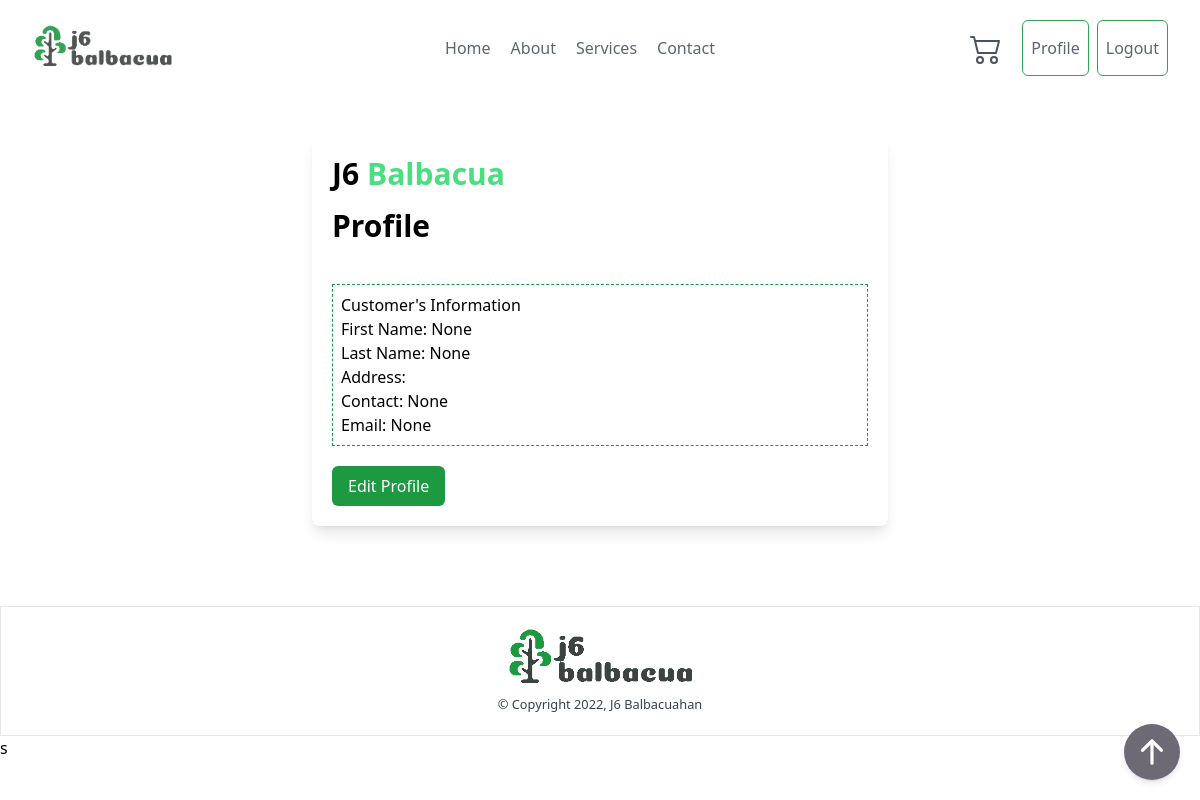
The page /profile/ (signed in) on the database as committed earlier.
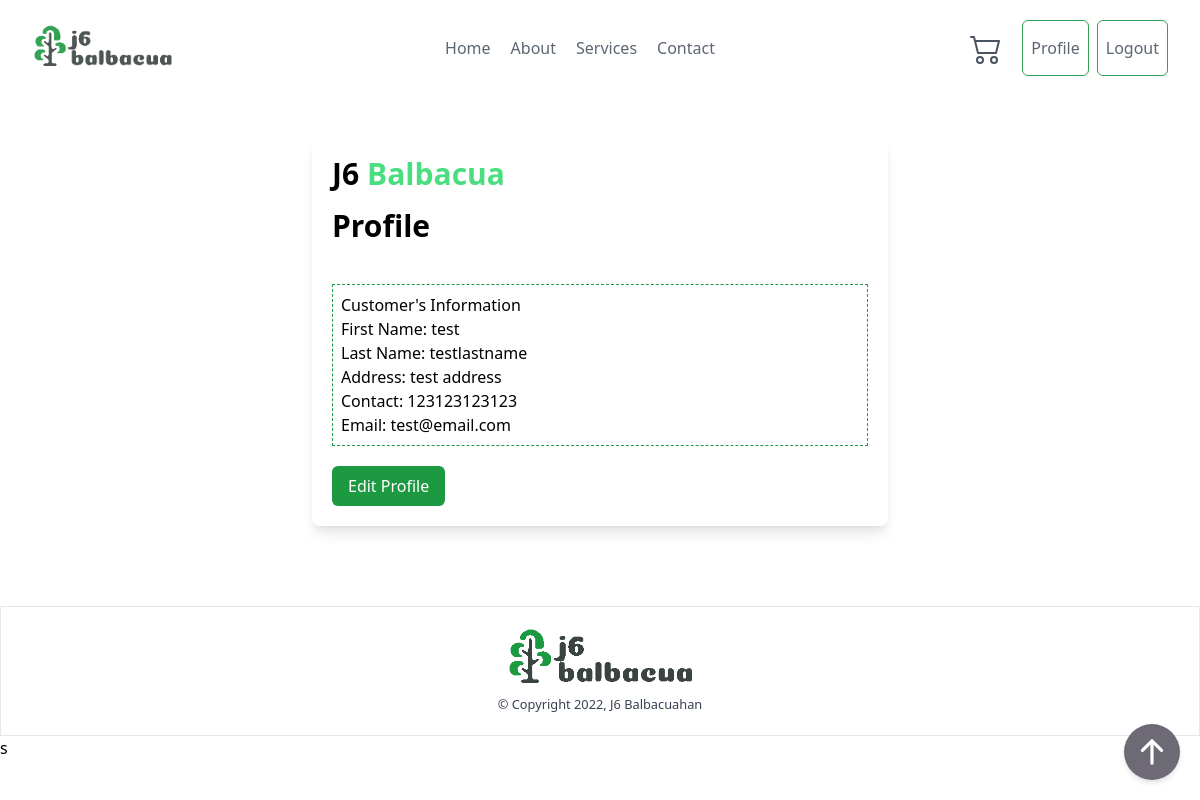
The same page on the database as committed later.
### ordering/models.py (models this page shows, shortened)
class Profile(models.Model):
    user = models.OneToOneField(User, related_name='user', on_delete=models.CASCADE)
    first_name = models.CharField(max_length=255, blank=True, null=True)
    last_name = models.CharField(max_length=255, blank=True, null=True)
    middle_initial = models.CharField(max_length=1, blank=True, null=True)
    address = models.TextField(max_length=2225, blank=True, null=True)
    cellphone_number = models.IntegerField(blank=True, null=True)
    email_address = models.EmailField(blank=True, null=True)

### ordering/views.py (the view)
# urls.py: path('profile/', views.ProfileView.as_view(), name='profile'),
class ProfileView(LoginRequiredMixin ,View):
    login_url = '/login/'
    def get(self, request):
        user = User.objects.get(pk=request.user.pk)
        profile = Profile.objects.get(user=user)
        if 'cart' in self.request.session:
            cart = self.request.session['cart']
        else:
            cart = []
        context = {
            'cart': len(cart),
            'profile': profile
        }
        return render(request, 'profile.html', context)

### templates/profile.html
{% extends 'base.html' %}
{% block content %}
{% include 'components/header.html' %}
    <div class="container mx-auto py-10 mb-10">
        <div class="container mx-auto max-w-md bg-white shadow-lg rounded-lg md:max-w-xl">
            <div class="md:flex ">
                <div class="w-full p-4 px-5 py-5">
                    <div class="flex gap-2 flex-row mb-4">
                        <h2 class="text-3xl font-semibold">J6</h2>
                        <h2 class="text-3xl text-green-400 font-semibold">Balbacua</h2>
                    </div>
                    <div class="mb-10 text-3xl font-semibold">Profile</div>
                    <div class="border border-j6primary border-dashed p-2">
                        <h3>Customer's Information</h3>
                        <div>First Name: {{profile.first_name}}</div>
                        <div>Last Name: {{profile.last_name}}</div>
                        <div>Address: {{profile.address}}</div>
                        <div>Contact: {{profile.cellphone_number}}</div>
                        <div>Email: {{profile.email_address}}</div>
                    </div>
                    <div class="mt-5">
                        <button
                        class="px-4 py-2 text-white transition-colors duration-200 transform rounded-md bg-j6primary hover:bg-green-500 focus:outline-none focus:bg-green-500"
                        >
                        Edit Profile
                        </button>
                    </div>
                </div>
            </div>
        </div>
    </div>
{% include 'components/footer.html' %}s
{% endblock content %}

### templates/base.html (shortened to what this page needs)
{% load static %}
<!DOCTYPE html>
<html lang="en">
<head>
    <link rel="stylesheet" href="{% static 'css/output.css' %}">
</head>
<body>
{% block content %}
{% endblock %}
{% include 'components/floating_button.html' %}
</body>
</html>

### templates/components/header.html (shortened to what this page needs)
{% load static %}
<section class="relative w-full px-8 text-gray-700 bg-white opacity-90 body-font">
    <div class="container flex flex-col flex-wrap items-center justify-between py-5 mx-auto md:flex-row max-w-7xl">
        <a href="{% url 'index' %}" class="relative z-10 flex items-center w-auto text-2xl font-extrabold leading-none text-black select-none">
            <img class="h-12" src="{% static 'assets/img/j6-logo.png' %}" alt="">
        </a>
        <nav class="top-0 left-0 z-0 flex items-center justify-center w-full h-full py-5 -ml-0 space-x-5 text-base md:-ml-5 md:py-0 md:absolute">
            <a href="{% url 'index' %}" hx-boost="true" class="relative font-medium leading-6 text-gray-600 transition duration-150 ease-out hover:text-gray-900" x-data="{ hover: false }" @mouseenter="hover = true" @mouseleave="hover = false">
                <span class="block">Home</span>
                <span class="absolute bottom-0 left-0 inline-block w-full h-0.5 -mb-1 overflow-hidden">
                </span>
            </a>
            <a href="{% url 'about' %}" hx-boost="true" class="relative font-medium leading-6 text-gray-600 transition duration-150 ease-out hover:text-gray-900" x-data="{ hover: false }" @mouseenter="hover = true" @mouseleave="hover = false">
                <span class="block">About</span>
                <span class="absolute bottom-0 left-0 inline-block w-full h-0.5 -mb-1 overflow-hidden">
                </span>
            </a>
            <a href="{% url 'service' %}" hx-boost="true" class="relative font-medium leading-6 text-gray-600 transition duration-150 ease-out hover:text-gray-900" x-data="{ hover: false }" @mouseenter="hover = true" @mouseleave="hover = false">
                <span class="block">Services</span>
                <span class="absolute bottom-0 left-0 inline-block w-full h-0.5 -mb-1 overflow-hidden">
                </span>
            </a>
            <a href="{% url 'contact' %}" hx-boost="true" id="contact-button" class="relative font-medium leading-6 text-gray-600 transition duration-150 ease-out hover:text-gray-900" x-data="{ hover: false }" @mouseenter="hover = true" @mouseleave="hover = false">
                <span class="block">Contact</span>
                <span class="absolute bottom-0 left-0 inline-block w-full h-0.5 -mb-1 overflow-hidden">
                </span>
            </a>
        </nav>
        {% if user.is_authenticated %}
        <div class="flex gap-2 ">
            <a id="cart-icon" href="{% url 'cart' %}" hx-boost="true" class="relative p-3 cursor-pointer hover:bg-blue-200">
            </a>
            <a href="{% url 'profile' %}" class="flex items-center px-2 border-j6primary border transition-colors duration-200 text-gray-600 hover:text-gray-100 transform rounded-md bg-white hover:bg-j6primary focus:outline-none focus:bg-green-500">Profile</a>
            <a href="{% url 'logout' %}" class="flex items-center px-2 border-j6primary border transition-colors duration-200 text-gray-600 hover:text-gray-100 transform rounded-md bg-white hover:bg-j6primary focus:outline-none focus:bg-green-500">Logout</a>
        </div>
        {% endif %}
    </div>
</section>

### templates/components/footer.html
{% load static %}
<section class="relative w-full px-8 text-gray-700 bg-white border border-t body-font" data-tails-scripts="//unpkg.com/alpinejs">
    <div class="container flex flex-col flex-wrap items-center justify-between py-5 mx-auto md:flex-row max-w-7xl">
        <div class="flex flex-col items-center justify-center mx-auto">
            <img class="h-16" src="{% static 'assets/img/j6-logo.png' %}" alt="logo">
            <p><small>&copy; Copyright 2022, J6 Balbacuahan</small></p>
        </div>
    </div>
</section>

### templates/components/floating_button.html
<button
    x-data
    @click="window.scrollTo({top: 0, behavior: 'smooth'})"
    type="button"
    class="fixed inline-block p-3 text-xs font-medium leading-tight text-white uppercase transition duration-150 ease-in-out bg-[#6D6A75] rounded-full shadow-md hover:bg-[#A19FA8] hover:shadow-lg focus:bg-[#3B3A40] focus:shadow-lg focus:outline-none focus:ring-0 active:bg-[#313036] active:shadow-lg bottom-5 right-5"
    x-transition.opacity
>
    <svg
        xmlns="http://www.w3.org/2000/svg"
        class="w-6 h-6 md:w-8 md:h-8"
        viewBox="0 0 20 20"
        fill="currentColor"
    >
        <path
        fill-rule="evenodd"
        d="M3.293 9.707a1 1 0 010-1.414l6-6a1 1 0 011.414 0l6 6a1 1 0 01-1.414 1.414L11 5.414V17a1 1 0 11-2 0V5.414L4.707 9.707a1 1 0 01-1.414 0z"
        clip-rule="evenodd"
        />
    </svg>
</button>

Rows that differ between the two databases and show on the page:
changed Profile: first_name "None" → "test"; last_name "None" → "testlastname"; address (not shown) → "test address"; cellphone_number "None" → "123123123123"; email_address "None" → "test@email.com"
